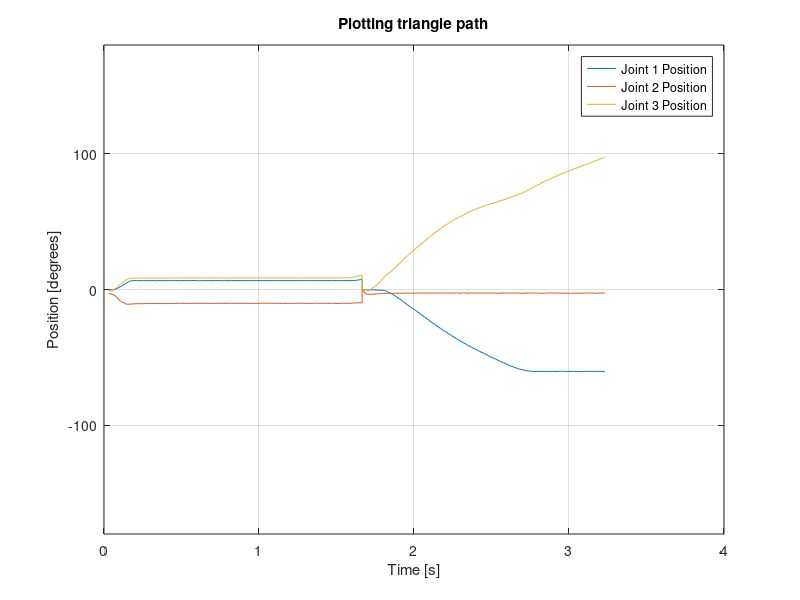
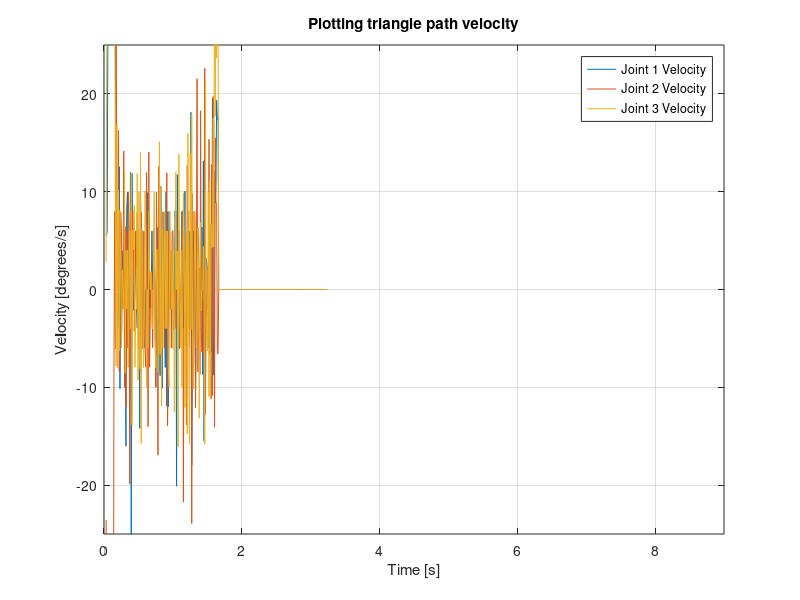

Write the MATLAB code that produced these figures, in order.
f = figure; % create figure
axes;
hold on;
box on;
grid on;

% center the figure on screen and resize it
fig_size = get(0, 'Screensize');
fig_pos = [0,0,0.9*fig_size(3), 0.8*fig_size(4)];
set(f, 'Position', fig_pos);
axis([0 4 -180 180]);
title('Plotting triangle path');
xlabel('Time [s]'); ylabel('Position [degrees]');
% This is the giant csv file read in.
M = dlmread('moveToPoints.csv');

numsamples_point1 = 150;
numsamples_point2 = 151;
totalsamples = 301;

% The reformatted data from the .csv file.
importedFromCSV = zeros(totalsamples,4);

% Counter for counting the rows in the l for loop
i = 1;

% Iterate through for time
for q=1:totalsamples
    if q <= 150    
    importedFromCSV(q,1) = M(q,1);
    elseif q > 150
    importedFromCSV(q,1) = M(q,1) + M(150,1);
    end
end

%iterate through each axis
for m= 2:4
    % iterate through the columns for the data from each axis
    for l=1:totalsamples
        importedFromCSV(l,m) = M(l,(m*3)-4);        
    end
end
disp(importedFromCSV);
% Fill in the respective column vectors.
J1s(1:totalsamples,1) = importedFromCSV(1:totalsamples,1);
J1s(1:totalsamples,2) = importedFromCSV(1:totalsamples,2)./11.4;

vJ1s = importedFromCSV(:,1);
for k = 1:149
    vJ1s(k,2) = (J1s((k+1),2)-J1s(k,2))/(J1s(k+1,1)-J1s(k,1));
end

J2s(1:totalsamples,1) = importedFromCSV(1:totalsamples,1);
J2s(1:totalsamples,2) = importedFromCSV(1:totalsamples,3)./11.4;

vJ2s = importedFromCSV(:,1);
for w = 1:149
    vJ2s(w,2) = (J2s((w+1),2)-J2s(w,2))/(J2s(w+1,1)-J2s(w,1));
    
end

J3s(1:totalsamples,1) = importedFromCSV(1:totalsamples,1);
J3s(1:totalsamples,2) = importedFromCSV(1:totalsamples,4)./11.4;

vJ3s = importedFromCSV(:,1);
for p = 1:149
    vJ3s(p,2) = (J3s((p+1),2)-J3s(p,2))/(J3s(p+1,1)-J3s(p,1));
end

times = importedFromCSV(:,1);

plot(J1s(1:totalsamples,1),J1s(1:totalsamples,2),J2s(1:totalsamples,1),J2s(1:totalsamples,2),...
    J3s(1:totalsamples,1),J3s(1:totalsamples,2));
legend('Joint 1 Position','Joint 2 Position','Joint 3 Position')



g = figure; % create figure
axes;
hold on;
box on;
grid on;

% center the figure on screen and resize it
fig_size = get(0, 'Screensize');
fig_pos = [0,0,0.9*fig_size(3), 0.8*fig_size(4)];
set(g, 'Position', fig_pos);
axis([0 9 -25 25]);
title('Plotting triangle path velocity');
xlabel('Time [s]'); ylabel('Velocity [degrees/s]');
plot(vJ1s(:,1),vJ1s(:,2),vJ2s(:,1),vJ2s(:,2), ...
    vJ3s(:,1),vJ3s(:,2));

legend('Joint 1 Velocity','Joint 2 Velocity','Joint 3 Velocity')